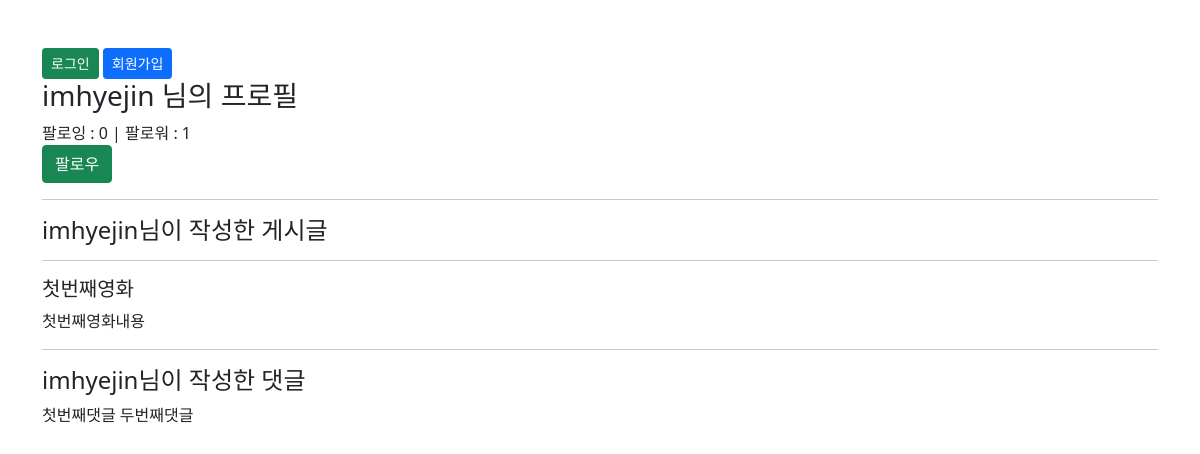
The page /accounts/profile/imhyejin/ on the database as committed earlier.
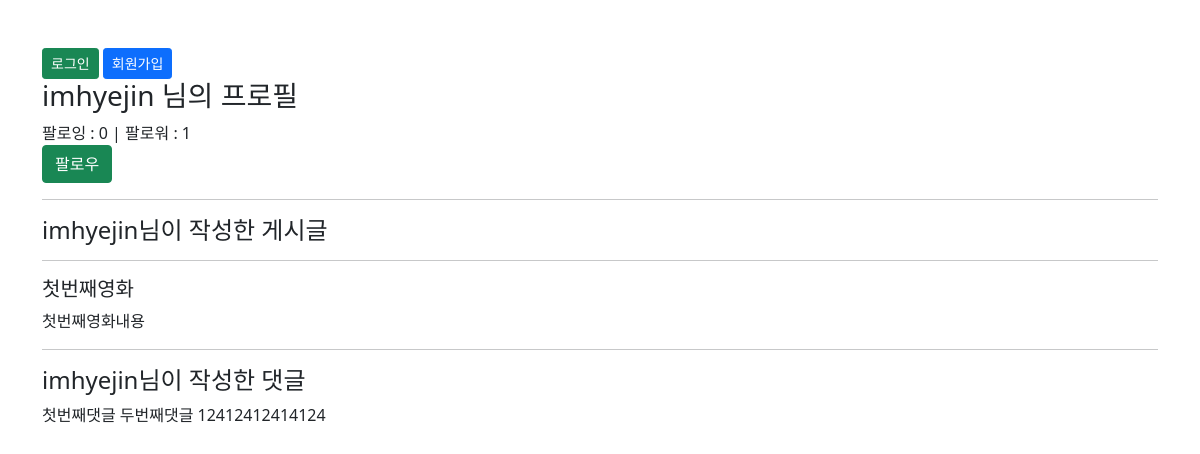
The same page on the database as committed later.
### movies/models.py (models this page shows, shortened)
class Movie(models.Model):
    like_users = models.ManyToManyField(settings.AUTH_USER_MODEL, related_name="like_movies")
    hate_users = models.ManyToManyField(settings.AUTH_USER_MODEL, related_name="hate_movies")
    user = models.ForeignKey(settings.AUTH_USER_MODEL, on_delete=models.CASCADE)
    title = models.CharField(max_length=10)
    content = models.TextField()
    created_at = models.DateTimeField(auto_now_add=True)
    updated_at = models.DateTimeField(auto_now=True)

class Comment(models.Model):
    movie = models.ForeignKey(Movie, on_delete=models.CASCADE)
    user = models.ForeignKey(settings.AUTH_USER_MODEL, on_delete=models.CASCADE)
    content = models.CharField(max_length=200)
    created_at = models.DateTimeField(auto_now_add=True)
    updated_at = models.DateTimeField(auto_now=True)

### accounts/views.py (the view)
# urls.py: path('profile/<str:username>/', views.profile, name='profile'),
def profile(request, username):
    User = get_user_model()
    person = User.objects.get(username=username)
    context = {
        'person' : person,
    }
    return render(request, 'accounts/profile.html', context)

### accounts/templates/accounts/profile.html (shortened to what this page needs)
{% extends 'base.html' %}
{% block content %}
  <h3>{{person.username}} 님의 프로필</h3>
  <div>
    팔로잉 : {{person.followings.count}} | 팔로워 : {{person.followers.count}}
  </div>
    <form action="{% url 'accounts:follow' person.pk %}" method="POST">
      {% if request.user in person.followers.all %}
        <button type="submit" class="btn btn-danger">팔로우 취소</button>
      {% else %}
        <button type="submit" class="btn btn-success">팔로우</button>
      {% endif %}
    </form>
  <hr>
  <h4>{{person.username}}님이 작성한 게시글</h2>
    <hr>
    {% for movie in person.movie_set.all %}
    <h5 class='card-title'> {{movie.title}} </h5>
    <p class='card-text'> {{movie.content}} </p>
    {% endfor %}
  <hr>
  <h4>{{person.username}}님이 작성한 댓글</h4>
    {% for comment in person.comment_set.all %}
      {{comment.content}}
    {% endfor %}
{% endblock content %}

Rows that differ between the two databases and show on the page:
added Comment: content "12412412414124"
